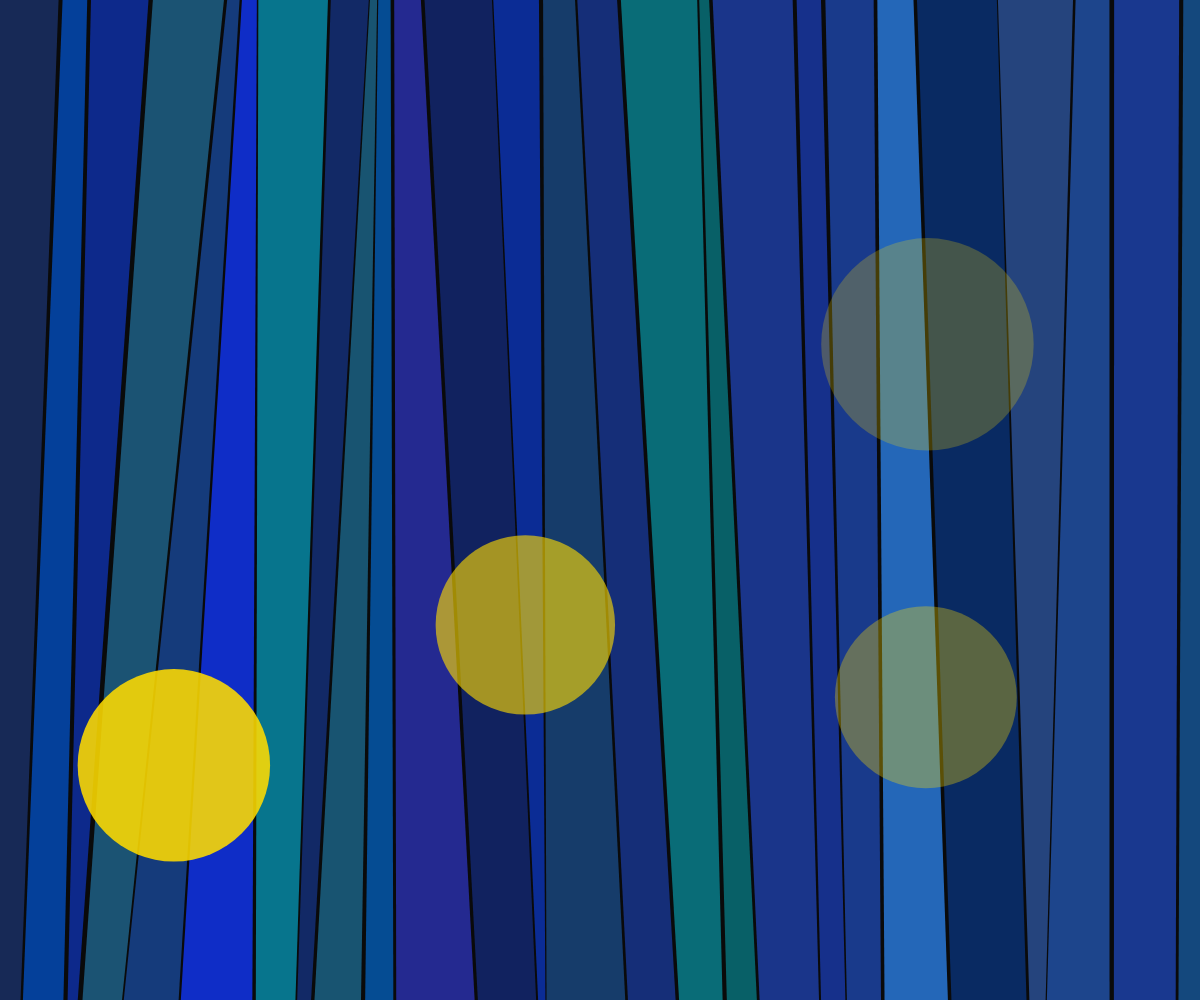
Frame 1 (no input)
Frame 2 (the mouse pressed at the canvas centre, redrawn once): identical to frame 1, image omitted

The p5.js sketch that drew this single still picture (run headless with seeded random() and noise() and a simulated clock; the mouse was pressed at the canvas centre and the sketch redrawn once):

// p5.js sketch
// ── sketch.js
let listaDistTopo = [];
let listaDistBase = [];
let coresAzuis = [];
let circulos = [];

function setup() {
  let canvas = createCanvas(windowWidth, windowHeight);
  canvas.style('display', 'block');
  gerarFormas();
}

function gerarFormas() {
  listaDistTopo = [];
  listaDistBase = [];
  coresAzuis = [];
  circulos = [];

  // --- Referência única de escala, baseada na menor dimensão da tela ---
  // Isso garante que os elementos guardem a MESMA proporção visual
  // tanto em telas largas (desktop) quanto estreitas (celular retrato).
  let escala = min(width, height);

  // --- PARTE 1: FAIXAS AZUIS ---
  let distMin = escala * 0.005;
  let distMax = escala * 0.08;
  let distMedMin = escala * 0.001;
  let distMedMax = escala * 0.005;

  let somaTopo = 0;
  let somaBase = 0;

  while (somaTopo < width || somaBase < width) {
    let dTopo = random(distMin, distMax);
    let dBase = random(distMin, distMax);
    let dMed1 = random(distMedMin, distMedMax);
    let dMed2 = random(distMedMin, distMedMax);

    listaDistTopo.push(dTopo);
    listaDistTopo.push(dMed1);

    listaDistBase.push(dBase);
    listaDistBase.push(dMed2);

    somaTopo += dTopo + dMed1;
    somaBase += dBase + dMed2;

    coresAzuis.push(color(random(0, 50), random(50, 150), random(150, 255), random(100, 200)));
  }

  // --- PARTE 2: CÍRCULOS GRANDES SEM SOBREPOSIÇÃO ---

  // Quantidade agora é calculada em cima da MESMA escala usada no raio,
  // em vez de um divisor fixo (360000) desconectado da proporção da tela.
  // area de referência = escala², assim a densidade fica consistente
  // independente de a tela ser larga, estreita, 2K ou 4K.
  let areaTela = width * height;
  let qtdDesejada = max(2, floor(areaTela / (escala * escala * 0.28)));

  let tentativas = 0;
  let limiteTentativas = 2000;

  while (circulos.length < qtdDesejada && tentativas < limiteTentativas) {
    let raio = random(escala * 0.075, escala * 0.175);

    let x = random(raio, width - raio);
    let y = random(raio, height - raio);

    let sobrepoe = false;

    for (let c of circulos) {
      let distanciaCentros = dist(x, y, c.x, c.y);
      let somaRaios = raio + (c.tamanho / 2);

      if (distanciaCentros < somaRaios + 5) {
        sobrepoe = true;
        break;
      }
    }

    if (!sobrepoe) {
      circulos.push({
        x: x,
        y: y,
        tamanho: raio * 2,
        transparencia: random(50, 230)
      });
    }

    tentativas++;
  }
}

function draw() {
  background(10);
  noStroke();

  // --- FAIXAS AZUIS ---
  let xTopoAtual = 0;
  let xBaseAtual = 0;
  for (let i = 0; i < listaDistTopo.length; i += 2) {
    fill(coresAzuis[i / 2]);
    let distTopo = listaDistTopo[i];
    let espacoTopo = listaDistTopo[i + 1];
    let distBase = listaDistBase[i];
    let espacoBase = listaDistBase[i + 1];

    quad(
      xTopoAtual, 0,
      xTopoAtual + distTopo, 0,
      xBaseAtual + distBase, height,
      xBaseAtual, height
    );

    xTopoAtual += distTopo + espacoTopo;
    xBaseAtual += distBase + espacoBase;
  }

  // --- CÍRCULOS ---
  for (let c of circulos) {
    fill(255, 220, 0, c.transparencia);
    circle(c.x, c.y, c.tamanho);
  }

  noLoop();
}

function windowResized() {
  resizeCanvas(windowWidth, windowHeight);
  gerarFormas();
  loop();
}
